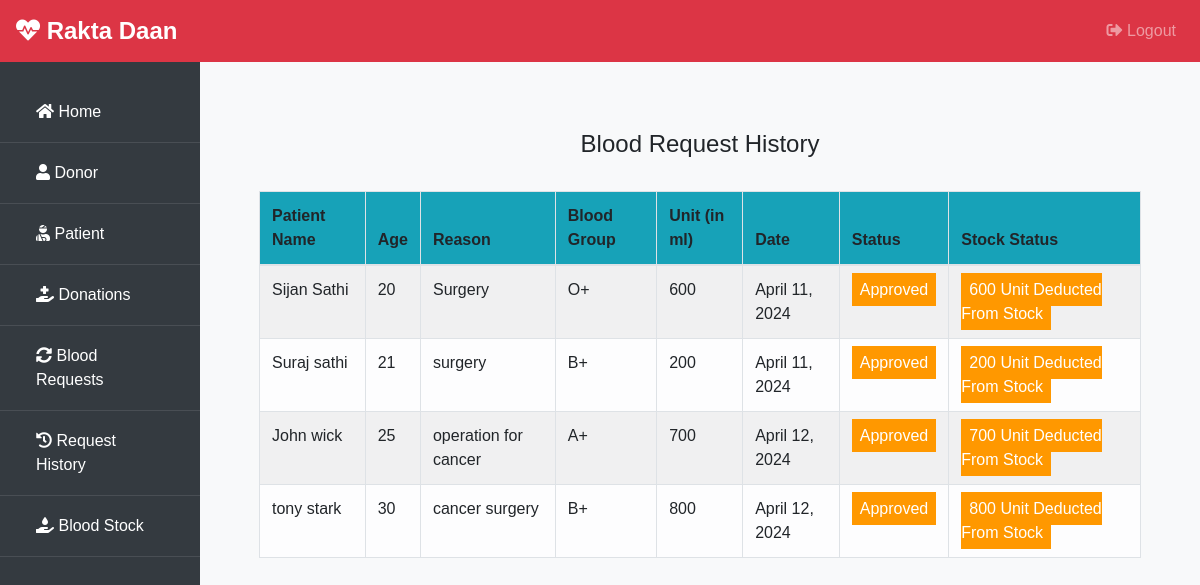
The page /admin-request-history (signed in) on the database its author committed.
### blood/models.py (models this page shows, shortened)
class BloodRequest(models.Model):
    request_by_patient=models.ForeignKey(pmodels.Patient,null=True,on_delete=models.CASCADE)
    request_by_donor=models.ForeignKey(dmodels.Donor,null=True,on_delete=models.CASCADE)
    patient_name=models.CharField(max_length=30)
    patient_age=models.PositiveIntegerField()
    reason=models.CharField(max_length=500)
    bloodgroup=models.CharField(max_length=10)
    unit=models.PositiveIntegerField(default=0)
    status=models.CharField(max_length=20,default="Pending")
    date=models.DateField(auto_now=True)

### blood/views.py (the view)
# urls.py: path('admin-request-history', views.admin_request_history_view,name='admin-request-history'),
@login_required(login_url='adminlogin')
def admin_request_history_view(request):
    requests=models.BloodRequest.objects.all().exclude(status='Pending')
    return render(request,'blood/admin_request_history.html',{'requests':requests})

### templates/blood/admin_request_history.html (shortened to what this page needs)
{% extends 'blood/adminbase.html' %}
{% block content %}
{% load widget_tweaks %}
{%load static%}
<head>
</head>
<br><br>
<div class="container">
    <H4 class="text-center">Blood Request History</H4><br>
    <table class="table table-light table-hover table-bordered table-striped">
        <thead class="bg-info">
            <tr>
                <th scope="col">Patient Name</th>
                <th scope="col">Age</th>
                <th scope="col">Reason</th>
                <th scope="col">Blood Group</th>
                <th scope="col">Unit (in ml)</th>
                <th scope="col">Date</th>
                <th scope="col">Status</th>
                <th scope="col">Stock Status</th>
            </tr>
        </thead>
        <tbody>
            {% for t in requests %}
            <tr>
                <td> {{t.patient_name}}</td>
                <td>{{t.patient_age}}</td>
                <td>{{t.reason}}</td>
                <td>{{t.bloodgroup}}</td>
                <td>{{t.unit}}</td>
                <td>{{t.date}}</td>
                {% if t.status == 'Approved' %}
                <td><span class="label warning"> Approved</span></td>
                <td><span class="label warning"> {{t.unit}} Unit Deducted From Stock</span></td>
                {% else %}
                <td><span class="label success">Rejected</span></td>
                <td><span class="label success"> 0 Unit Deducted From Stock</span></td>
                {% endif %}
            </tr>
            {% endfor %}
        </tbody>
    </table>
</div>
{% endblock content %}

### templates/blood/adminbase.html (style rules this page uses)
body { font-family: Arial, sans-serif; background-color: #f8f9fa; }

### templates/blood/admin_request_history.html (style rules this page uses)
.label { color: white; padding: 8px; }
.warning { background-color: #ff9800; }

### rows shown on the page
BloodRequest: patient_name "Sijan Sathi", patient_age "20", reason "Surgery", bloodgroup "O+", unit "600", date "April 11, 2024"
BloodRequest: patient_name "Suraj sathi", patient_age "21", reason "surgery", bloodgroup "B+", unit "200", date "April 11, 2024"
BloodRequest: patient_name "John wick", patient_age "25", reason "operation for cancer", bloodgroup "A+", unit "700", date "April 12, 2024"
BloodRequest: patient_name "tony stark", patient_age "30", reason "cancer surgery", bloodgroup "B+", unit "800", date "April 12, 2024"
